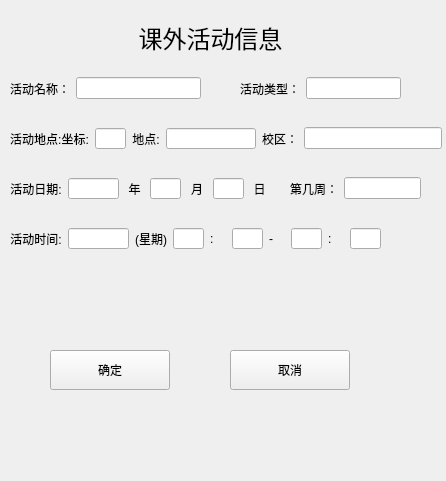
<?xml version="1.0" encoding="UTF-8"?>
<ui version="4.0">
 <class>input_activity</class>
 <widget class="QWidget" name="input_activity">
  <property name="geometry">
   <rect>
    <x>0</x>
    <y>0</y>
    <width>446</width>
    <height>481</height>
   </rect>
  </property>
  <property name="windowTitle">
   <string>输入活动信息</string>
  </property>
  <property name="windowIcon">
   <iconset resource="ImageResource.qrc">
    <normaloff>:/image/image/icon1.png</normaloff>:/image/image/icon1.png</iconset>
  </property>
  <widget class="QLabel" name="label">
   <property name="geometry">
    <rect>
     <x>120</x>
     <y>20</y>
     <width>181</width>
     <height>36</height>
    </rect>
   </property>
   <property name="font">
    <font>
     <family>Agency FB</family>
     <pointsize>18</pointsize>
    </font>
   </property>
   <property name="layoutDirection">
    <enum>Qt::LeftToRight</enum>
   </property>
   <property name="text">
    <string>课外活动信息</string>
   </property>
   <property name="alignment">
    <set>Qt::AlignCenter</set>
   </property>
  </widget>
  <widget class="QWidget" name="horizontalLayoutWidget">
   <property name="geometry">
    <rect>
     <x>10</x>
     <y>70</y>
     <width>191</width>
     <height>37</height>
    </rect>
   </property>
   <layout class="QHBoxLayout" name="horizontalLayout_3">
    <item>
     <widget class="QLabel" name="label_2">
      <property name="text">
       <string>活动名称：</string>
      </property>
      <property name="alignment">
       <set>Qt::AlignCenter</set>
      </property>
     </widget>
    </item>
    <item>
     <widget class="QLineEdit" name="line_name"/>
    </item>
   </layout>
  </widget>
  <widget class="QWidget" name="horizontalLayoutWidget_2">
   <property name="geometry">
    <rect>
     <x>240</x>
     <y>70</y>
     <width>161</width>
     <height>37</height>
    </rect>
   </property>
   <layout class="QHBoxLayout" name="horizontalLayout_4">
    <item>
     <widget class="QLabel" name="label_3">
      <property name="text">
       <string>活动类型：</string>
      </property>
      <property name="alignment">
       <set>Qt::AlignCenter</set>
      </property>
     </widget>
    </item>
    <item>
     <widget class="QLineEdit" name="line_type"/>
    </item>
   </layout>
  </widget>
  <widget class="QWidget" name="horizontalLayoutWidget_3">
   <property name="geometry">
    <rect>
     <x>10</x>
     <y>120</y>
     <width>432</width>
     <height>37</height>
    </rect>
   </property>
   <layout class="QHBoxLayout" name="horizontalLayout_5">
    <item>
     <widget class="QLabel" name="label_4">
      <property name="text">
       <string>活动地点:坐标:</string>
      </property>
      <property name="alignment">
       <set>Qt::AlignCenter</set>
      </property>
     </widget>
    </item>
    <item>
     <widget class="QLineEdit" name="line_n">
      <property name="sizePolicy">
       <sizepolicy hsizetype="Fixed" vsizetype="Maximum">
        <horstretch>0</horstretch>
        <verstretch>0</verstretch>
       </sizepolicy>
      </property>
      <property name="maximumSize">
       <size>
        <width>31</width>
        <height>21</height>
       </size>
      </property>
     </widget>
    </item>
    <item>
     <widget class="QLabel" name="label_10">
      <property name="maximumSize">
       <size>
        <width>51</width>
        <height>31</height>
       </size>
      </property>
      <property name="text">
       <string>地点:</string>
      </property>
      <property name="alignment">
       <set>Qt::AlignCenter</set>
      </property>
     </widget>
    </item>
    <item>
     <widget class="QLineEdit" name="line_position">
      <property name="sizePolicy">
       <sizepolicy hsizetype="Fixed" vsizetype="Fixed">
        <horstretch>0</horstretch>
        <verstretch>0</verstretch>
       </sizepolicy>
      </property>
      <property name="maximumSize">
       <size>
        <width>90</width>
        <height>21</height>
       </size>
      </property>
     </widget>
    </item>
    <item>
     <widget class="QLabel" name="label_5">
      <property name="text">
       <string>校区：</string>
      </property>
      <property name="alignment">
       <set>Qt::AlignCenter</set>
      </property>
     </widget>
    </item>
    <item>
     <widget class="QLineEdit" name="line_campus"/>
    </item>
   </layout>
  </widget>
  <widget class="QWidget" name="horizontalLayoutWidget_7">
   <property name="geometry">
    <rect>
     <x>10</x>
     <y>170</y>
     <width>259</width>
     <height>37</height>
    </rect>
   </property>
   <layout class="QHBoxLayout" name="horizontalLayout_9">
    <item>
     <widget class="QLabel" name="label_8">
      <property name="text">
       <string>活动日期:</string>
      </property>
      <property name="alignment">
       <set>Qt::AlignCenter</set>
      </property>
     </widget>
    </item>
    <item>
     <widget class="QLineEdit" name="line_year">
      <property name="maximumSize">
       <size>
        <width>51</width>
        <height>21</height>
       </size>
      </property>
     </widget>
    </item>
    <item>
     <widget class="QLabel" name="label_15">
      <property name="text">
       <string>年</string>
      </property>
      <property name="alignment">
       <set>Qt::AlignCenter</set>
      </property>
     </widget>
    </item>
    <item>
     <widget class="QLineEdit" name="line_month">
      <property name="maximumSize">
       <size>
        <width>31</width>
        <height>21</height>
       </size>
      </property>
     </widget>
    </item>
    <item>
     <widget class="QLabel" name="label_16">
      <property name="text">
       <string>月</string>
      </property>
      <property name="alignment">
       <set>Qt::AlignCenter</set>
      </property>
     </widget>
    </item>
    <item>
     <widget class="QLineEdit" name="line_day">
      <property name="maximumSize">
       <size>
        <width>31</width>
        <height>21</height>
       </size>
      </property>
     </widget>
    </item>
    <item>
     <widget class="QLabel" name="label_17">
      <property name="text">
       <string>日</string>
      </property>
      <property name="alignment">
       <set>Qt::AlignCenter</set>
      </property>
     </widget>
    </item>
   </layout>
  </widget>
  <widget class="QWidget" name="horizontalLayoutWidget_4">
   <property name="geometry">
    <rect>
     <x>290</x>
     <y>170</y>
     <width>131</width>
     <height>37</height>
    </rect>
   </property>
   <layout class="QHBoxLayout" name="horizontalLayout_6">
    <item>
     <widget class="QLabel" name="label_6">
      <property name="text">
       <string>第几周：</string>
      </property>
      <property name="alignment">
       <set>Qt::AlignCenter</set>
      </property>
     </widget>
    </item>
    <item>
     <widget class="QLineEdit" name="line_week"/>
    </item>
   </layout>
  </widget>
  <widget class="QWidget" name="horizontalLayoutWidget_5">
   <property name="geometry">
    <rect>
     <x>10</x>
     <y>220</y>
     <width>371</width>
     <height>38</height>
    </rect>
   </property>
   <layout class="QHBoxLayout" name="horizontalLayout_7">
    <item>
     <widget class="QLabel" name="label_7">
      <property name="text">
       <string>活动时间:</string>
      </property>
      <property name="alignment">
       <set>Qt::AlignCenter</set>
      </property>
     </widget>
    </item>
    <item>
     <widget class="QLineEdit" name="line_DoW">
      <property name="maximumSize">
       <size>
        <width>61</width>
        <height>21</height>
       </size>
      </property>
     </widget>
    </item>
    <item>
     <widget class="QLabel" name="label_14">
      <property name="maximumSize">
       <size>
        <width>51</width>
        <height>31</height>
       </size>
      </property>
      <property name="text">
       <string>(星期)</string>
      </property>
      <property name="alignment">
       <set>Qt::AlignCenter</set>
      </property>
     </widget>
    </item>
    <item>
     <widget class="QLineEdit" name="line_start_hour">
      <property name="maximumSize">
       <size>
        <width>31</width>
        <height>21</height>
       </size>
      </property>
     </widget>
    </item>
    <item>
     <widget class="QLabel" name="label_12">
      <property name="text">
       <string>:</string>
      </property>
     </widget>
    </item>
    <item>
     <widget class="QLineEdit" name="line_start_minute">
      <property name="maximumSize">
       <size>
        <width>31</width>
        <height>21</height>
       </size>
      </property>
     </widget>
    </item>
    <item>
     <widget class="QLabel" name="label_11">
      <property name="text">
       <string>-</string>
      </property>
     </widget>
    </item>
    <item>
     <widget class="QLineEdit" name="line_end_hour">
      <property name="maximumSize">
       <size>
        <width>31</width>
        <height>21</height>
       </size>
      </property>
     </widget>
    </item>
    <item>
     <widget class="QLabel" name="label_13">
      <property name="text">
       <string>:</string>
      </property>
     </widget>
    </item>
    <item>
     <widget class="QLineEdit" name="line_end_minute">
      <property name="maximumSize">
       <size>
        <width>31</width>
        <height>21</height>
       </size>
      </property>
     </widget>
    </item>
   </layout>
  </widget>
  <widget class="QPushButton" name="btn_yes">
   <property name="geometry">
    <rect>
     <x>50</x>
     <y>350</y>
     <width>120</width>
     <height>40</height>
    </rect>
   </property>
   <property name="text">
    <string>确定</string>
   </property>
  </widget>
  <widget class="QPushButton" name="btn_cancel">
   <property name="geometry">
    <rect>
     <x>230</x>
     <y>350</y>
     <width>120</width>
     <height>40</height>
    </rect>
   </property>
   <property name="text">
    <string>取消</string>
   </property>
  </widget>
 </widget>
 <resources>
  <include location="ImageResource.qrc"/>
 </resources>
 <connections/>
</ui>
